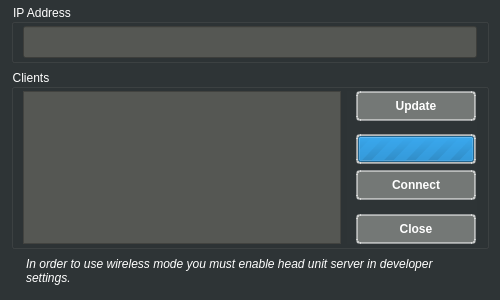
<?xml version="1.0" encoding="UTF-8"?>
<ui version="4.0">
 <class>ConnectDialog</class>
 <widget class="QDialog" name="ConnectDialog">
  <property name="geometry">
   <rect>
    <x>0</x>
    <y>0</y>
    <width>500</width>
    <height>300</height>
   </rect>
  </property>
  <property name="sizePolicy">
   <sizepolicy hsizetype="Expanding" vsizetype="Expanding">
    <horstretch>0</horstretch>
    <verstretch>0</verstretch>
   </sizepolicy>
  </property>
  <property name="minimumSize">
   <size>
    <width>500</width>
    <height>300</height>
   </size>
  </property>
  <property name="maximumSize">
   <size>
    <width>16777215</width>
    <height>300</height>
   </size>
  </property>
  <property name="windowTitle">
   <string>Connect to device</string>
  </property>
  <property name="styleSheet">
   <string notr="true">background-color: rgb(46, 52, 54);
color: rgb(255, 255, 255);</string>
  </property>
  <layout class="QVBoxLayout" name="verticalLayout">
   <property name="topMargin">
    <number>4</number>
   </property>
   <property name="bottomMargin">
    <number>9</number>
   </property>
   <item>
    <widget class="QGroupBox" name="groupBoxIPAddress">
     <property name="sizePolicy">
      <sizepolicy hsizetype="Expanding" vsizetype="Fixed">
       <horstretch>0</horstretch>
       <verstretch>0</verstretch>
      </sizepolicy>
     </property>
     <property name="title">
      <string>IP Address</string>
     </property>
     <layout class="QVBoxLayout" name="verticalLayout_2">
      <property name="topMargin">
       <number>2</number>
      </property>
      <property name="bottomMargin">
       <number>2</number>
      </property>
      <item>
       <widget class="QLineEdit" name="lineEditIPAddress">
        <property name="minimumSize">
         <size>
          <width>0</width>
          <height>32</height>
         </size>
        </property>
        <property name="maximumSize">
         <size>
          <width>16777215</width>
          <height>32</height>
         </size>
        </property>
        <property name="font">
         <font>
          <pointsize>14</pointsize>
          <weight>75</weight>
          <bold>true</bold>
         </font>
        </property>
        <property name="styleSheet">
         <string notr="true">background-color: rgb(85, 87, 83);
color: rgb(255, 255, 255);</string>
        </property>
        <property name="text">
         <string/>
        </property>
        <property name="alignment">
         <set>Qt::AlignCenter</set>
        </property>
        <property name="dragEnabled">
         <bool>false</bool>
        </property>
       </widget>
      </item>
     </layout>
    </widget>
   </item>
   <item>
    <widget class="QGroupBox" name="GroupRecent">
     <property name="sizePolicy">
      <sizepolicy hsizetype="Expanding" vsizetype="Minimum">
       <horstretch>0</horstretch>
       <verstretch>0</verstretch>
      </sizepolicy>
     </property>
     <property name="minimumSize">
      <size>
       <width>0</width>
       <height>100</height>
      </size>
     </property>
     <property name="title">
      <string>Clients</string>
     </property>
     <layout class="QHBoxLayout" name="horizontalLayout_2">
      <property name="topMargin">
       <number>2</number>
      </property>
      <property name="bottomMargin">
       <number>2</number>
      </property>
      <item>
       <widget class="QListWidget" name="listWidgetClients">
        <property name="font">
         <font>
          <pointsize>14</pointsize>
          <weight>75</weight>
          <bold>true</bold>
         </font>
        </property>
        <property name="styleSheet">
         <string notr="true">background-color: rgb(85, 87, 83);
color: rgb(255, 255, 255);</string>
        </property>
        <property name="gridSize">
         <size>
          <width>0</width>
          <height>30</height>
         </size>
        </property>
        <property name="uniformItemSizes">
         <bool>false</bool>
        </property>
       </widget>
      </item>
      <item>
       <widget class="QWidget" name="horizontalWidget" native="true">
        <property name="sizePolicy">
         <sizepolicy hsizetype="Fixed" vsizetype="Expanding">
          <horstretch>0</horstretch>
          <verstretch>0</verstretch>
         </sizepolicy>
        </property>
        <property name="minimumSize">
         <size>
          <width>130</width>
          <height>0</height>
         </size>
        </property>
        <property name="maximumSize">
         <size>
          <width>130</width>
          <height>16777215</height>
         </size>
        </property>
        <layout class="QVBoxLayout" name="verticalLayout_3">
         <property name="topMargin">
          <number>0</number>
         </property>
         <property name="bottomMargin">
          <number>0</number>
         </property>
         <item>
          <widget class="QPushButton" name="ButtonUpdate">
           <property name="sizePolicy">
            <sizepolicy hsizetype="Expanding" vsizetype="Fixed">
             <horstretch>0</horstretch>
             <verstretch>0</verstretch>
            </sizepolicy>
           </property>
           <property name="minimumSize">
            <size>
             <width>120</width>
             <height>30</height>
            </size>
           </property>
           <property name="font">
            <font>
             <weight>75</weight>
             <bold>true</bold>
            </font>
           </property>
           <property name="styleSheet">
            <string notr="true">background-color: rgba(186, 189, 182, 0.5);
border-radius: 4px;
border: 2px solid rgba(255,255,255,0.5);
color: rgb(255, 255, 255);</string>
           </property>
           <property name="text">
            <string>Update</string>
           </property>
          </widget>
         </item>
         <item>
          <spacer name="verticalSpacer_2">
           <property name="orientation">
            <enum>Qt::Vertical</enum>
           </property>
           <property name="sizeHint" stdset="0">
            <size>
             <width>20</width>
             <height>10</height>
            </size>
           </property>
          </spacer>
         </item>
         <item>
          <widget class="QProgressBar" name="progressBarConnect">
           <property name="sizePolicy">
            <sizepolicy hsizetype="Expanding" vsizetype="Fixed">
             <horstretch>0</horstretch>
             <verstretch>0</verstretch>
            </sizepolicy>
           </property>
           <property name="minimumSize">
            <size>
             <width>120</width>
             <height>30</height>
            </size>
           </property>
           <property name="font">
            <font>
             <kerning>true</kerning>
            </font>
           </property>
           <property name="styleSheet">
            <string notr="true">background-color: rgba(186, 189, 182, 0.5);
border-radius: 4px;
border: 2px solid rgba(255,255,255,0.5);
color: rgb(255, 255, 255);</string>
           </property>
           <property name="maximum">
            <number>0</number>
           </property>
           <property name="value">
            <number>0</number>
           </property>
           <property name="alignment">
            <set>Qt::AlignLeading|Qt::AlignLeft|Qt::AlignVCenter</set>
           </property>
           <property name="textVisible">
            <bool>true</bool>
           </property>
          </widget>
         </item>
         <item>
          <widget class="QPushButton" name="ButtonConnect">
           <property name="sizePolicy">
            <sizepolicy hsizetype="Expanding" vsizetype="Fixed">
             <horstretch>0</horstretch>
             <verstretch>0</verstretch>
            </sizepolicy>
           </property>
           <property name="minimumSize">
            <size>
             <width>120</width>
             <height>30</height>
            </size>
           </property>
           <property name="font">
            <font>
             <weight>75</weight>
             <bold>true</bold>
             <stylestrategy>PreferDefault</stylestrategy>
            </font>
           </property>
           <property name="styleSheet">
            <string notr="true">background-color: rgba(186, 189, 182, 0.5);
border-radius: 4px;
border: 2px solid rgba(255,255,255,0.5);
color: rgb(255, 255, 255);</string>
           </property>
           <property name="text">
            <string>Connect</string>
           </property>
          </widget>
         </item>
         <item>
          <spacer name="verticalSpacer">
           <property name="orientation">
            <enum>Qt::Vertical</enum>
           </property>
           <property name="sizeHint" stdset="0">
            <size>
             <width>20</width>
             <height>10</height>
            </size>
           </property>
          </spacer>
         </item>
         <item>
          <widget class="QPushButton" name="ButtonCancel">
           <property name="sizePolicy">
            <sizepolicy hsizetype="Expanding" vsizetype="Fixed">
             <horstretch>0</horstretch>
             <verstretch>0</verstretch>
            </sizepolicy>
           </property>
           <property name="minimumSize">
            <size>
             <width>120</width>
             <height>30</height>
            </size>
           </property>
           <property name="font">
            <font>
             <weight>75</weight>
             <bold>true</bold>
            </font>
           </property>
           <property name="styleSheet">
            <string notr="true">background-color: rgba(186, 189, 182, 0.5);
border-radius: 4px;
border: 2px solid rgba(255,255,255,0.5);
color: rgb(255, 255, 255);</string>
           </property>
           <property name="text">
            <string>Close</string>
           </property>
          </widget>
         </item>
        </layout>
       </widget>
      </item>
     </layout>
    </widget>
   </item>
   <item>
    <widget class="QWidget" name="formWidget" native="true">
     <property name="sizePolicy">
      <sizepolicy hsizetype="Expanding" vsizetype="Preferred">
       <horstretch>0</horstretch>
       <verstretch>0</verstretch>
      </sizepolicy>
     </property>
     <layout class="QFormLayout" name="formLayout">
      <property name="topMargin">
       <number>2</number>
      </property>
      <property name="bottomMargin">
       <number>6</number>
      </property>
      <item row="0" column="0">
       <widget class="QLabel" name="labelCopyrightsInfoIcon">
        <property name="text">
         <string>&lt;html&gt;&lt;head/&gt;&lt;body&gt;&lt;p&gt;&lt;img src=&quot;:/ico_info.png&quot;/&gt;&lt;/p&gt;&lt;/body&gt;&lt;/html&gt;</string>
        </property>
       </widget>
      </item>
      <item row="0" column="1">
       <widget class="QLabel" name="labelHeadUnitServerInfo">
        <property name="sizePolicy">
         <sizepolicy hsizetype="Expanding" vsizetype="Fixed">
          <horstretch>0</horstretch>
          <verstretch>0</verstretch>
         </sizepolicy>
        </property>
        <property name="text">
         <string>&lt;html&gt;&lt;head/&gt;&lt;body&gt;&lt;p&gt;&lt;span style=&quot; font-style:italic;&quot;&gt;In order to use wireless mode you must enable head unit server in developer settings.&lt;/span&gt;&lt;/p&gt;&lt;/body&gt;&lt;/html&gt;</string>
        </property>
        <property name="wordWrap">
         <bool>true</bool>
        </property>
       </widget>
      </item>
     </layout>
    </widget>
   </item>
  </layout>
 </widget>
 <resources/>
 <connections/>
</ui>
